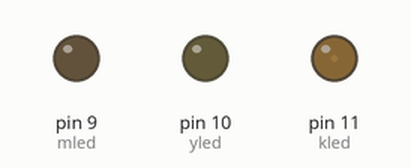
Simulated run of this sketch. Board: Arduino Uno, built with avr-gcc and run on an emulated ATmega328P. Shown: output pins drawn as LEDs (lit = HIGH).

Above: at 0.05 s.
At 1.2 s:
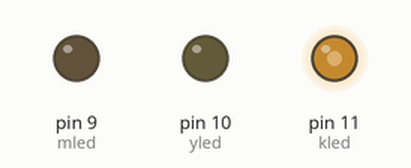
At 2.35 s:
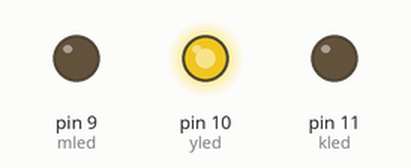
At 4.7 s:
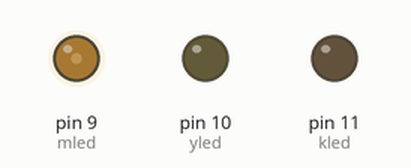
At 7.2 s:
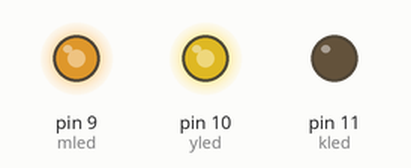
At 9.7 s:
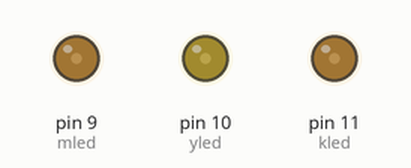
Timing chart, 0 to 13.0 s (numbered marks = the images above):
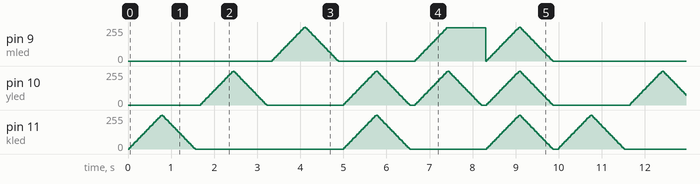

The sketch:

Deneme41-RGB_Led.ino
```cpp
const int kled = 11;
const int yled = 10;
const int mled = 9;

void KSon() {
  for (int m = 255; m >= 0; m -= 10) {
    analogWrite(kled, m);
    delay(30);
  }
  analogWrite(kled, 0);
  delay(100);
}
void KYak() {
  for (int i = 0; i <= 255; i += 10) {
    analogWrite(kled, i);
    delay(30);
  }
}

void YYak() {
  for (int k = 0; k <= 255; k += 10) {
    analogWrite(yled, k);
    delay(30);
  }
}
void YSon() {
  for (int j = 255; j >= 0; j -= 10) {
    analogWrite(yled, j);
    delay(30);
  }
  analogWrite(yled, 0);
  delay(100);
}

void MYak() {
  for (int a = 0; a <= 255; a += 10) {
    analogWrite(mled, a);
    delay(30);
  }
}
void MSon() {
  for (int b = 255; b >= 0; b -= 10) {
    analogWrite(mled, b);
    delay(30);
  }
  analogWrite(mled, 0);
  delay(100);
}

void SYak() {
  for (int x = 0; x <= 255; x += 10) {
    analogWrite(kled, x);
    analogWrite(yled, x);
    delay(30);
  }
}
void SSon() {
  for (int l = 255; l >= 0; l -= 10) {
    analogWrite(kled, l);
    analogWrite(yled, l);
    delay(30);
  }
  analogWrite(kled, 0);
  analogWrite(yled, 0);
  delay(100);
}

void TYak() {
  for (int h = 0; h <= 255; h += 10) {
    analogWrite(yled, h);
    analogWrite(mled, h);
    delay(30);
  }
}
void TSon() {
  for (int g = 255; g >= 0; g -= 10) {
    analogWrite(yled, g);
    analogWrite(mled, g);
    delay(30);
  }
  analogWrite(yled, 0);
  analogWrite(mled, 0);
  delay(100);
}

void BYak() {
  for (int d = 0; d <= 255; d += 10) {
    analogWrite(yled, d);
    analogWrite(mled, d);
    analogWrite(kled, d);
    delay(30);
  }
}
void BSon() {
  for (int e = 255; e >= 0; e -= 10) {
    analogWrite(yled, e);
    analogWrite(mled, e);
    analogWrite(kled, e);
    delay(30);
  }
  analogWrite(yled, 0);
  analogWrite(mled, 0);
  analogWrite(kled, 0);
  delay(100);
}

void setup() {
  // put your setup code here, to run once:
  pinMode(kled, OUTPUT);
  pinMode(yled, OUTPUT);
  pinMode(mled, OUTPUT);
}

void loop() {
  // put your main code here, to run repeatedly:
  KYak();
  KSon();
  YYak();
  YSon();
  MYak();
  MSon();
  SYak();
  SSon();
  TYak();
  YSon();
  BYak();
  BSon();
}
```

Measured:
- by itself, pin 9 (mled), pin 10 (yled), pin 11 (kled): moves between 0/255 and 255/255, repeating every 10.0 s
